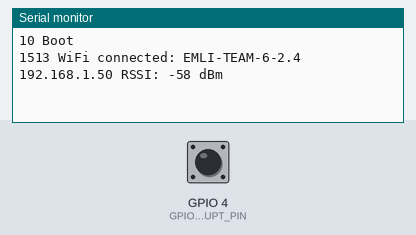
The sketch below on a simulated ESP8266 (NodeMCU). Shown: the last lines printed to the serial monitor. The inputs (shaded band) are chosen by the test bench; at power-on: GPIO 4 (GPIO_INTERRUPT_PIN) HIGH. WiFi joins after 1.5 s; servers stay silent unless stated; no MQTT or app messages arrive unless stated.

Above: at 2.7 s.
2.8 s: GPIO 4 (GPIO_INTERRUPT_PIN) pulled LOW for 0.15 s
At 4.1 s:
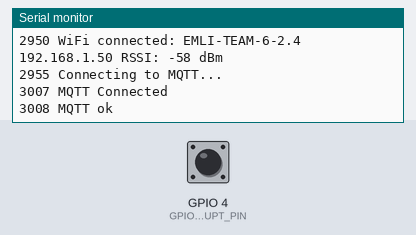
4.4 s: GPIO 4 (GPIO_INTERRUPT_PIN) pulled LOW for 1 s
At 6.1 s:
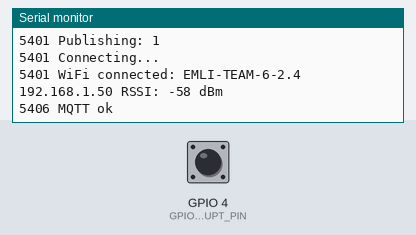
6.9 s: GPIO 4 (GPIO_INTERRUPT_PIN) pulled LOW for 0.15 s
At 8.0 s:
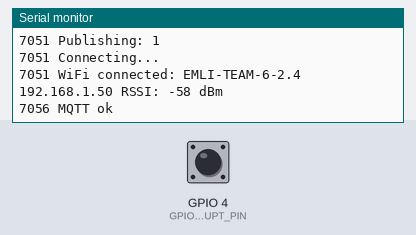
Timing chart, 0 to 9.9 s (numbered marks = the images above; inputs shaded):
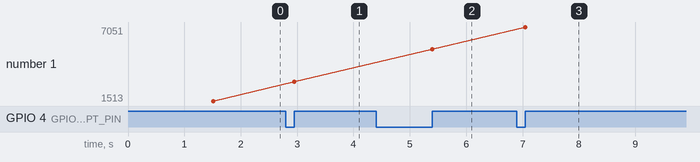

Measured:
- after the input at 2.8 s, the serial monitor: prints a new line after 0.15 s (image 1)
- after the input at 4.4 s, the serial monitor: prints a new line after 1.0 s (image 2)
- after the input at 6.9 s, the serial monitor: prints a new line after 0.15 s (image 3)
- plotted number 1: 1513 → 2950 after the input at 2.8 s, 2950 → 5401 after the input at 4.4 s, 5401 → 7051 after the input at 6.9 s

The sketch:

esp8266_count_mqtt_1_.ino
```cpp
// Embedded Linux (EMLI)
// University of Southern Denmark

// 2022-03-24, Kjeld Jensen, First version

// Configuration
#define WIFI_SSID       "EMLI-TEAM-6-2.4"
#define WIFI_PASSWORD    "letmein6"

#define MQTT_SERVER      "192.168.10.1"
#define MQTT_SERVERPORT  1883
#define MQTT_USERNAME    "g6"
#define MQTT_KEY         "letmein"
#define MQTT_TOPIC       "/animal"

// wifi
#include <ESP8266WiFiMulti.h>
#include <ESP8266HTTPClient.h>
ESP8266WiFiMulti WiFiMulti;
const uint32_t conn_tout_ms = 5000;

// counter
#define GPIO_INTERRUPT_PIN 4
#define DEBOUNCE_TIME 100

// Button check
volatile unsigned long prev_time;
volatile bool pressed = false;

// mqtt
#include "Adafruit_MQTT.h"
#include "Adafruit_MQTT_Client.h"
WiFiClient wifi_client;
Adafruit_MQTT_Client mqtt(&wifi_client, MQTT_SERVER, MQTT_SERVERPORT, MQTT_USERNAME, MQTT_KEY);
Adafruit_MQTT_Publish animal_mqtt_publish = Adafruit_MQTT_Publish(&mqtt, MQTT_USERNAME MQTT_TOPIC);

// debug
#define DEBUG_INTERVAL 2000
unsigned long prev_debug_time;

ICACHE_RAM_ATTR void count_isr()
{
  if (prev_time + DEBOUNCE_TIME < millis() || prev_time > millis())
  {
    prev_time = millis();
    pressed = true;
  }
}

void debug(const char *s)
{
  Serial.print (millis());
  Serial.print (" ");
  Serial.println(s);
}

void mqtt_connect()
{
  int8_t ret;

  // Stop if already connected.
  if (! mqtt.connected())
  {
    debug("Connecting to MQTT... ");
    while ((ret = mqtt.connect()) != 0)
    { // connect will return 0 for connected
         Serial.println(mqtt.connectErrorString(ret));
         debug("Retrying MQTT connection in 5 seconds...");
         mqtt.disconnect();
         delay(5000);  // wait 5 seconds
    }
    debug("MQTT Connected");
  }
}

void print_wifi_status()
{
  Serial.print (millis());
  Serial.print(" WiFi connected: ");
  Serial.print(WiFi.SSID());
  Serial.print(" ");
  Serial.print(WiFi.localIP());
  Serial.print(" RSSI: ");
  Serial.print(WiFi.RSSI());
  Serial.println(" dBm");
}

void setup()
{
  prev_time = millis();
  pinMode(GPIO_INTERRUPT_PIN, INPUT_PULLUP);
  attachInterrupt(digitalPinToInterrupt(GPIO_INTERRUPT_PIN), count_isr, RISING);

  // serial
  Serial.begin(115200);
  delay(10);
  debug("Boot");

  // wifi
  WiFi.persistent(false);
  WiFi.mode(WIFI_STA);
  WiFiMulti.addAP(WIFI_SSID, WIFI_PASSWORD);
  if(WiFiMulti.run(conn_tout_ms) == WL_CONNECTED)
  {
    print_wifi_status();
  }
  else
  {
    debug("Unable to connect");
  }
}

void publish_data()
{
  char payload[10];
  sprintf (payload, "%ld", 1);
  Serial.print(millis());
  Serial.print(" Publishing: ");
  Serial.println(payload);

  Serial.print(millis());
  Serial.println(" Connecting...");
  if((WiFiMulti.run(conn_tout_ms) == WL_CONNECTED))
  {
    print_wifi_status();

    mqtt_connect();
    if (! animal_mqtt_publish.publish(payload))
    {
      debug("MQTT failed");
    }
    else
    {
      debug("MQTT ok");
    }
  }
}

void loop()
{
    if (pressed)
    {
      Serial.print(millis());
      Serial.println("Animal spotted");
      pressed = false;
      publish_data();
    }
}
```
